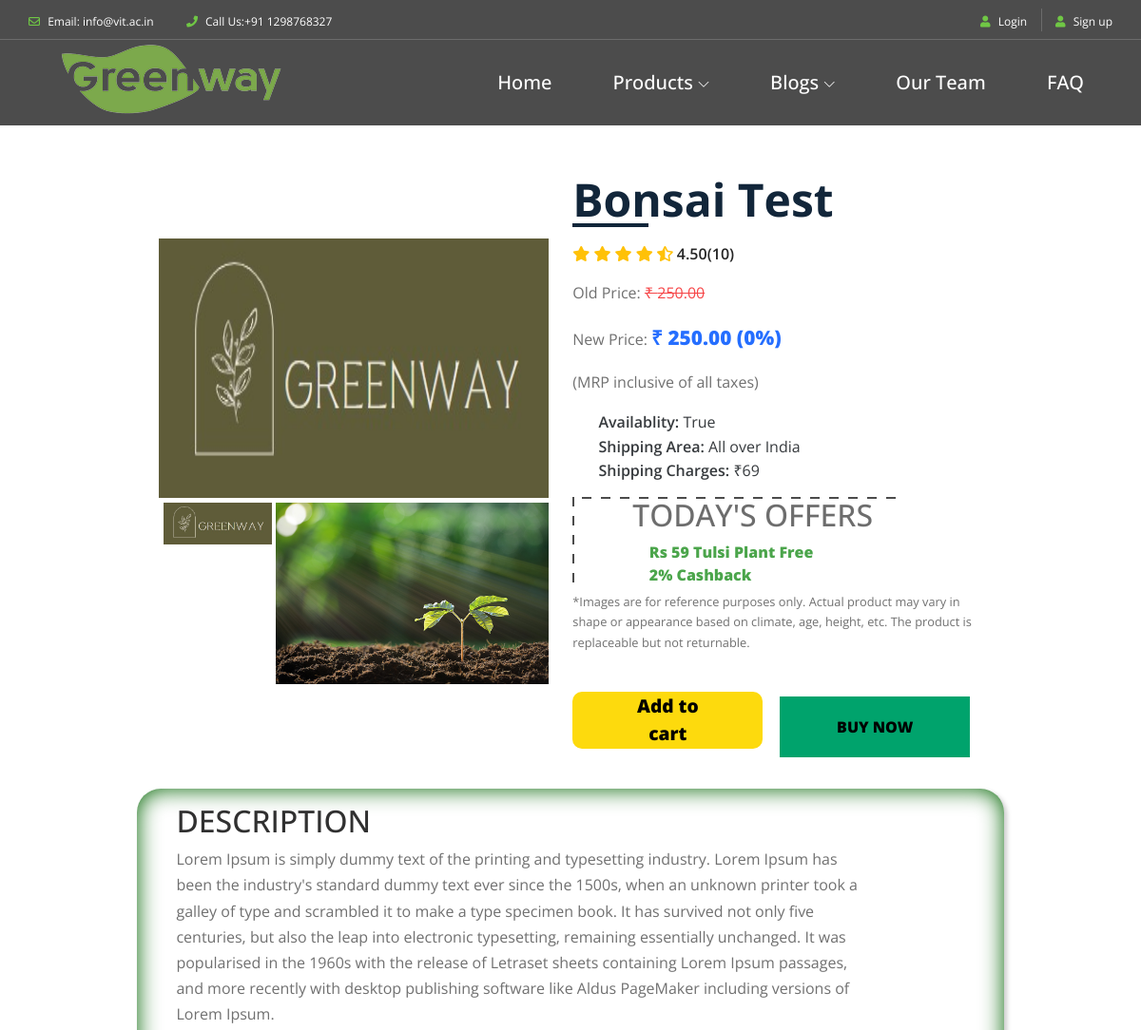
Page /items/bonsai-test (upper part) on the earlier database version.
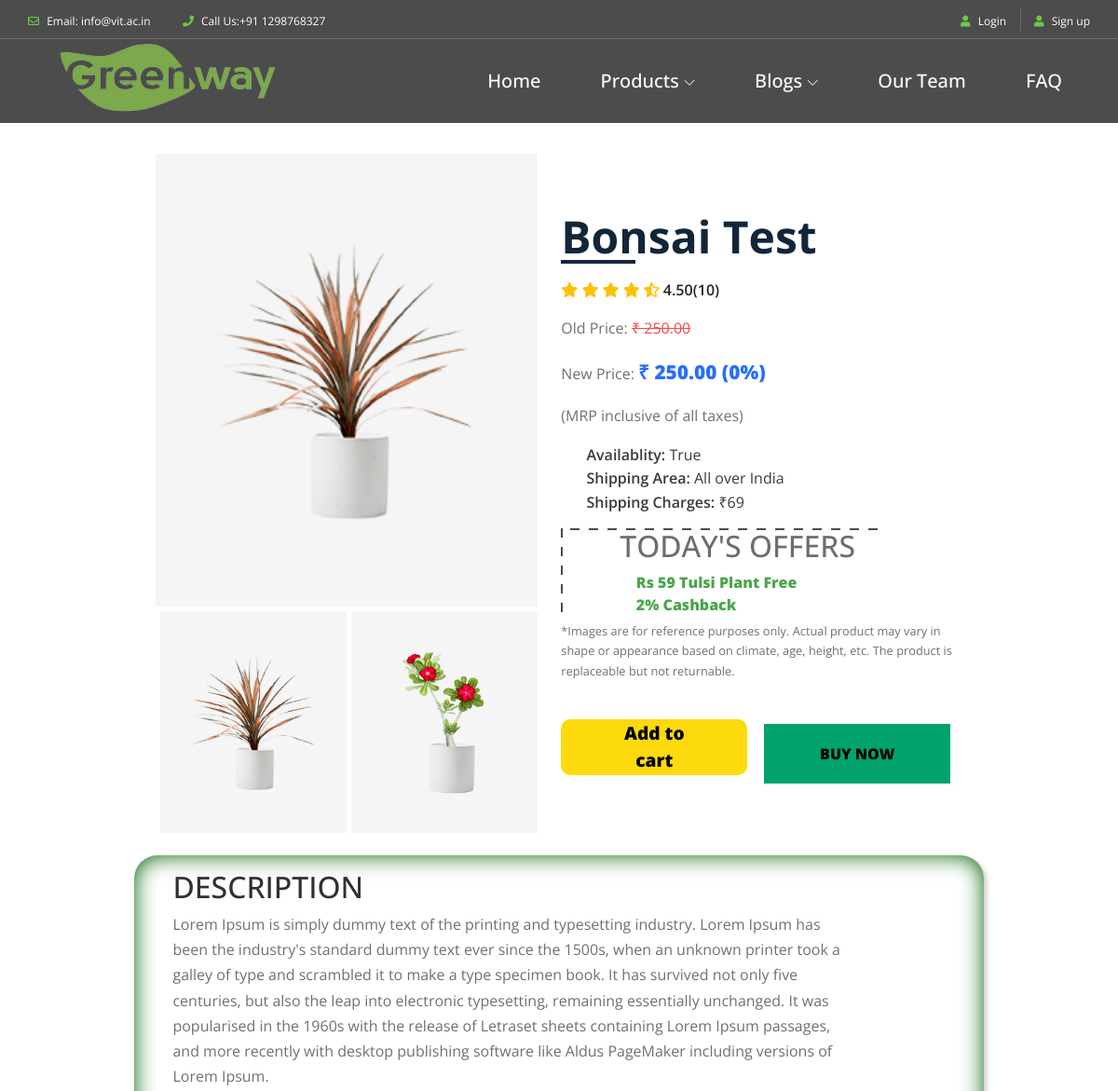
Same page on the later database version.
### products/models.py (models this page shows, shortened)
class ItemsImages(models.Model):
    title = models.ForeignKey(ItemMain, on_delete=models.CASCADE)
    image = models.ImageField(upload_to = 'images')

### products/views.py (the view, shortened to what this page needs)
# urls.py: path('items/<slug:the_slug>', views.itemView, name='itemView'),
def itemView(request, the_slug):
    if request.method == 'GET':
        context = {}
        p = []
        d=[]
        currentItem = ItemMain.objects.filter(slug = the_slug)[0]
        title = currentItem.title
        images = ItemsImages.objects.filter(title=ItemMain.objects.filter(title = title)[0])
        rating = ItemRating.objects.filter(title=ItemMain.objects.filter(title = title)[0])[0]
        descrip = ItemsSpecifications.objects.filter(title=ItemMain.objects.filter(title = title)[0])[0]
        faq = ItemFaq.objects.filter(title=ItemMain.objects.filter(title = title)[0])
        price = currentItem.price
        offer = currentItem.offers
        newPrice = price - (price * offer)//100
        p.append(title)
        p.append(price)
        p.append(offer)
        p.append(newPrice)
        p.append(currentItem.availablity)
        p.append(currentItem.shippingCharges)
        p.append(rating.ratingCount)
        p.append(rating.ratingValue)
        p.append(currentItem.plantingAndCare)
        p.append(currentItem.slug)
        d.append(currentItem.description)
        d.append(descrip.commonName)
        d.append(descrip.plantSpread)
        d.append(descrip.maxHeight)
        d.append(descrip.sunlight)
        d.append(descrip.watering)
        d.append(descrip.soil)
        d.append(descrip.temp)
        d.append(descrip.ferti)
        d.append(descrip.bloomTime)
        context['products'] = p
        context['images'] = images
        context['des'] = d
        context['faq'] = faq
        return render(request, 'products/single_product.html', context)

### templates/products/single_product.html (shortened to what this page needs)
{% extends "base.html" %}
{% load static %}
{% block content %}
<link rel="stylesheet" href="{% static 'css/single_product.css' %}">
<link rel="stylesheet" href="https://cdnjs.cloudflare.com/ajax/libs/font-awesome/5.15.1/css/all.min.css" />
<div class = "card-wrapper">
	  <div class = "product-imgs" style="width: 45%; margin: 1%;">
		<div class = "img-display">
		  <div class = "img-showcase">
			{% for img in images %}
				<img src = " /media/{{ img.image }}" >
			{% endfor %}
		  </div>
		</div>
		<div class = "img-select">
		  {% for img in images %}
		  		<div class = "img-item">
					<a href = "#" data-id = "{{ forloop.counter }}">
			  			<img src = "/media/{{ img.image }}" >
					</a>
		  		</div>
		  {% endfor %}
		</div>
	  </div>
	  <div class = "product-content">
		<h2 class = "product-title">{{ products.0 }}</h2>
		<div class = "product-rating">
		  <i class = "fas fa-star"></i>
		  <i class = "fas fa-star"></i>
		  <i class = "fas fa-star"></i>
		  <i class = "fas fa-star"></i>
		  <i class = "fas fa-star-half-alt"></i>
		  <span>{{ products.7 }}({{ products.6 }})</span>
		</div>
		<div class = "product-price">
		  <p class = "last-price">Old Price: <span> ₹ {{ products.1 }}</span></p>
		  <p class = "new-price" >New Price: <span> ₹ {{ products.3 }} ({{ products.2 }}%)</span></p>
		</div>
		<p class="pm" style="position: relative; bottom: 1.5%;">(MRP inclusive of all taxes)</p>
		<div class = "product-detail">
		  <ul>
			<li>Availablity: <span>{{ products.4 }}</span></li>
			<li>Shipping Area: <span>All over India</span></li>
			<li>Shipping Charges: <span>₹{{ products.5 }}</span></li>
		  </ul>
		</div>
		<div class="box">
			<div class="border-title">
			  <h2>TODAY'S OFFERS</h2>
			</div>
			<div class="border-content" style="color: green; font-weight: 1000;">
			  <ul>
				  <li>Rs 59 Tulsi Plant Free</li>
				  <li>2% Cashback</li>
			  </ul>
			</div>
		 </div>
	  <p class="note" style="font-size: 0.8rem;">*Images are for reference purposes only. Actual product may vary in shape or appearance based on climate, age, height, etc. The product is replaceable but not returnable.</p><br>
	  <div class="button-abc">
		  <button class="cart-button" onClick="f1();">
			  <span class="add-to-cart" style="color: black; font-weight: 900; font: size 1rem;">Add to cart</span>
		  </button>
		  <div class="sub-main" style="position: absolute; top:8%; right:25%;">
			  <button class="button-three">
				  <span class="btn-b" style="font-weight: 900; font-size: 1rem;">BUY NOW</span>
			  </button>
		  </div>
	  </div>
	  </div>
	</div>
 <div class="card1">
  <div class="product-description" style="margin-left: 3%;">
	<h2 class="d-title">DESCRIPTION</h2>
	<p>{{ des.0 }}</p>
	<br><h2>PLANT SPECIFICATIONS:</h2>
	<br><h2>PLANTING AND CARE</h2>
</div>
 </div>
  <br><h2 id="fh2">WRITE A REVEIW!</h2>
{% endblock content %}

Differences in the rows shown:
changed ItemsImages (number 1 of 2 on the later page): image: a different picture
changed ItemsImages (number 2 of 2 on the later page): image: a different picture
